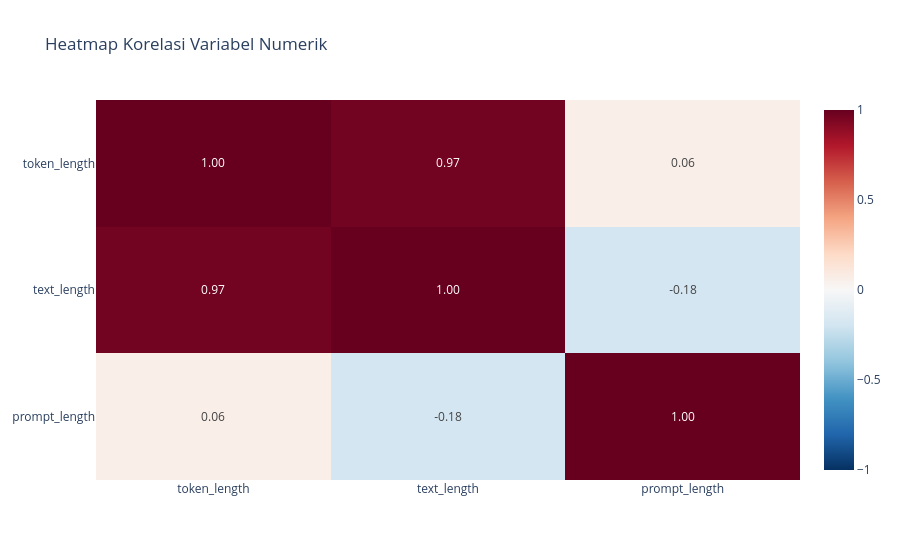

The notebook cell this image was saved under:
### Code cell
# Visualisasi 3: Korelasi antarvariabel numerik
kolom_korelasi = [
    "token_length",
    "text_length",
    "prompt_length"
]

correlation = pdf[kolom_korelasi].corr(numeric_only=True)

fig3 = px.imshow(
    correlation,
    text_auto=".2f",
    aspect="auto",
    color_continuous_scale="RdBu_r",
    zmin=-1,
    zmax=1,
    title="Heatmap Korelasi Variabel Numerik"
)

fig3.show()

print("Matriks korelasi:")
display(correlation)

### Figure 1 — Plotly figure (JSON) as saved in the notebook; plotly's stock layout.template omitted (floating-point values rounded to 4 significant figures)
{"data": [{"coloraxis": "coloraxis", "hovertemplate": "x: %{x}<br>y: %{y}<br>color: %{z}<extra></extra>", "name": "0", "texttemplate": "%{z:.2f}", "type": "heatmap", "x": ["token_length", "text_length", "prompt_length"], "xaxis": "x", "y": ["token_length", "text_length", "prompt_length"], "yaxis": "y", "z": [[1.0, 0.9679, 0.06078], [0.9679, 1.0, -0.1844], [0.06078, -0.1844, 1.0]]}], "layout": {"coloraxis": {"autocolorscale": false, "cmax": 1, "cmin": -1, "colorscale": [[0, "rgb(5,48,97)"], [0.1, "rgb(33,102,172)"], [0.2, "rgb(67,147,195)"], [0.3, "rgb(146,197,222)"], [0.4, "rgb(209,229,240)"], [0.5, "rgb(247,247,247)"], [0.6, "rgb(253,219,199)"], [0.7, "rgb(244,165,130)"], [0.8, "rgb(214,96,77)"], [0.9, "rgb(178,24,43)"], [1, "rgb(103,0,31)"]]}, "title": {"text": "Heatmap Korelasi Variabel Numerik"}, "xaxis": {"anchor": "y", "domain": [0, 1]}, "yaxis": {"anchor": "x", "autorange": "reversed", "domain": [0, 1]}}}
